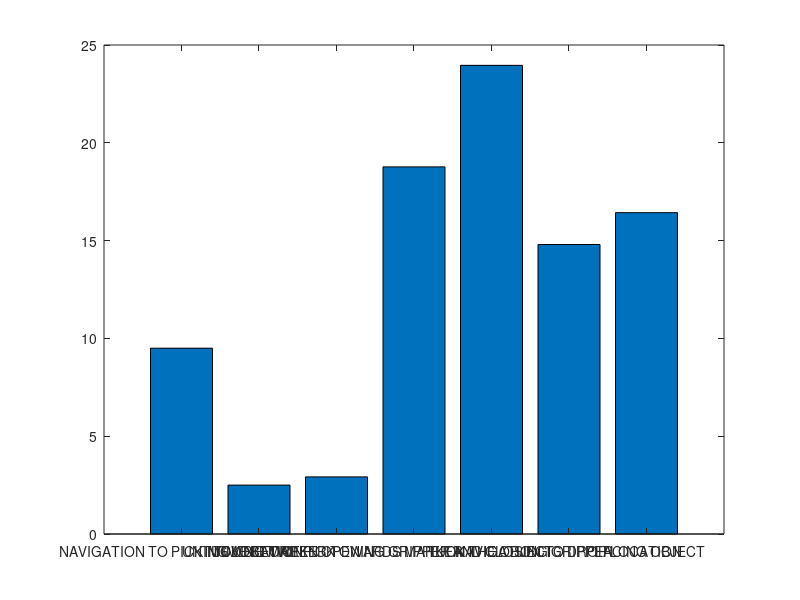

The MATLAB source for this figure: (Note: this script raises an error after producing the figure.)
clear all;
close all;
clc;
state_names={'NAVIGATION TO PICKING LOCATION','UNTUCK BEFORE PICK', 'MOVING MARKER TOWARDS MARKER', 'TIME BETWEEN OPENING GRIPPER AND CLOSING GRIPPER', 'TUCK THE OBJECT', 'NAVIGATION TO DROP LOCATION', 'PLACING OBJECT'};
timings = zeros(6,7)
timings(1,1:7) = [9.5 2.5 2.92 18.77 23.96 14.8 16.43];
timings(2,1:7) = [11 2.5 2.92 15.7 21.68 22.77 16.03];
timings(3,1:7) = [16.7 2.5 2.92 12.61 17.81 17.8 16.03];
timings(4,1:7) = [14 2.5 2.92 10.81 16.01 16 16.04];
timings(5,1:7) = [15.2 2.5 3 10.5 15.86 15.7 16.03];
timings(6,1:7) = [12.8 2.5 2.92 11.06 14.85 23.2 16.04];


for i=1:6
    h = figure('units','normalized','outerposition',[0 0 1 1]);
    bar(timings(i,1:7));
    set(gca, 'XTickLabel', {'NAVIGATION TO PICKING LOCATION','UNTUCK BEFORE PICK', 'MOVING MARKER TOWARDS MARKER', 'TIME BETWEEN OPENING GRIPPER AND CLOSING GRIPPER', 'TUCK THE OBJECT', 'NAVIGATION TO DROP LOCATION', 'PLACING OBJECT'})
    ax = gca;
    ax.XTickLabelRotation = 50; 
    ylabel('Time in seconds');
    mytitle = sprintf('Trail-%d',i);
    title(mytitle);
    %saveas(h,strcat(mytitle, '.jpg'));
end

means = mean(timings);
std_error = std(timings);

h=figure
hold on
b = bar(1:7,means,'c')
%set(b,'color','c')
e = errorbar(1:7,means,std_error,'.')
set(gca, 'XTickLabel', {'NAVIGATION TO PICKING LOCATION','UNTUCK BEFORE PICK', 'MOVING MARKER TOWARDS MARKER', 'TIME BETWEEN OPENING GRIPPER AND CLOSING GRIPPER', 'TUCK THE OBJECT', 'NAVIGATION TO DROP LOCATION', 'PLACING OBJECT'})
set(e,'color', 'r')
ax = gca;
ax.XTickLabelRotation = 50; 
ylabel('Time in seconds');
mytitle = sprintf('Mean and Standartd deviation chart',i);
title(mytitle);
saveas(h,strcat(mytitle, '.jpg'));
